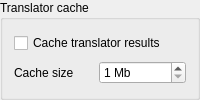
                <widget class="QGroupBox" name="groupBox_17">
                 <property name="title">
                  <string>Translator cache</string>
                 </property>
                 <layout class="QVBoxLayout" name="verticalLayout_11">
                  <item>
                   <widget class="QCheckBox" name="checkTranslatorCacheEnabled">
                    <property name="text">
                     <string>Cache translator results</string>
                    </property>
                   </widget>
                  </item>
                  <item>
                   <layout class="QHBoxLayout" name="horizontalLayout_3">
                    <item>
                     <widget class="QLabel" name="label_37">
                      <property name="text">
                       <string>Cache size</string>
                      </property>
                      <property name="buddy">
                       <cstring>spinTranslatorCacheSize</cstring>
                      </property>
                     </widget>
                    </item>
                    <item>
                     <widget class="QSpinBox" name="spinTranslatorCacheSize">
                      <property name="suffix">
                       <string> Mb</string>
                      </property>
                      <property name="minimum">
                       <number>1</number>
                      </property>
                      <property name="maximum">
                       <number>99999999</number>
                      </property>
                     </widget>
                    </item>
                   </layout>
                  </item>
                 </layout>
                </widget>
